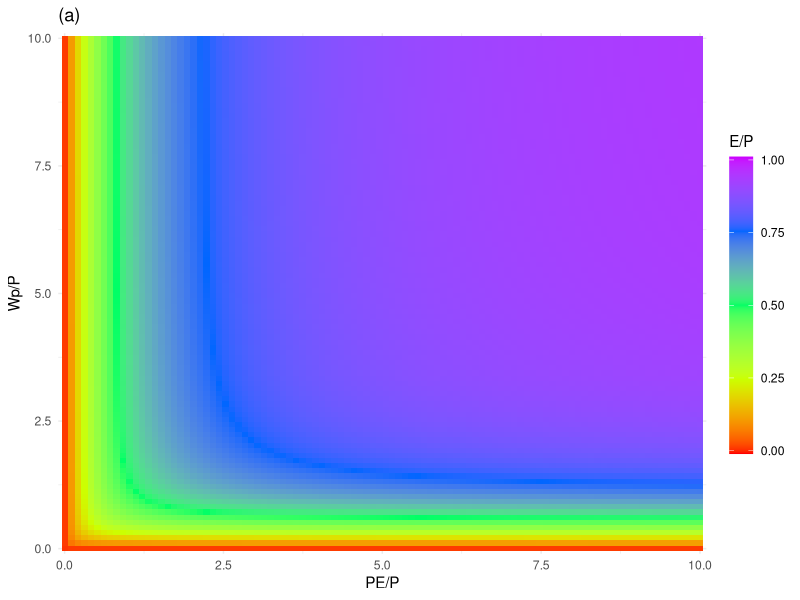
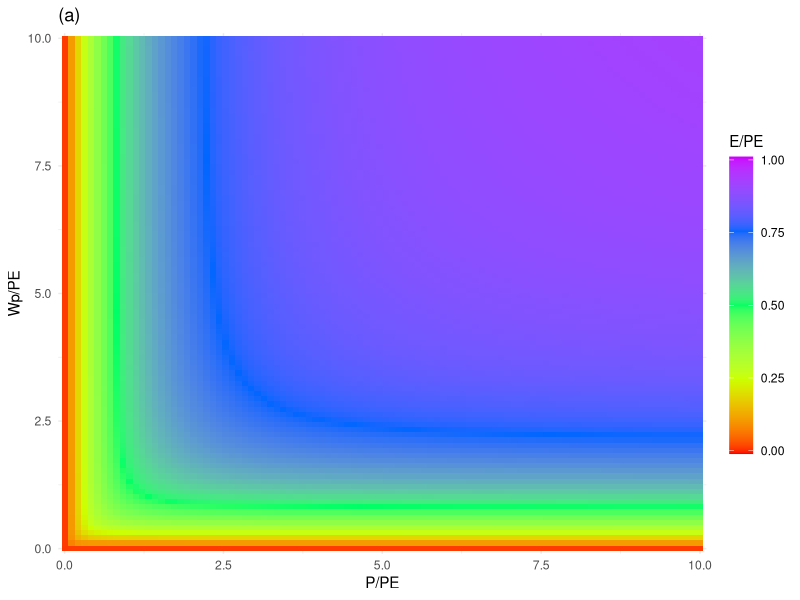
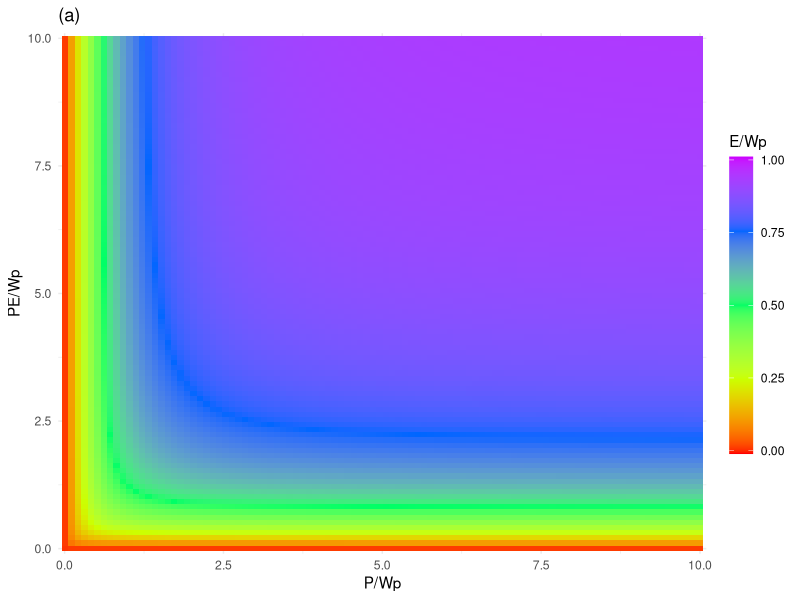

R code for these plots, in order:


## please install "ggplot2" packages at first
## The function "plot.generalize" is used to generate surface of generalized Budyko equation in three dimensionless forms

## Here are introduction to four parameters
## 1) "equation" can be equal to Fu-Fu, Fu-Yang, Fu-Wang, Yang-Fu, Yang-Yang, Yang-Wang, Wang-Fu, Wang-Yang, Wang-Wang
## 2) "n1" is the first parameter in the generalized Budyko equations
## 3) "n2" is the second parameter in the generalized Budyko equations
## 4) "space" can be equal to "water", "energy", and "storage", which are scaled by P, PE, and Wp, respectively


## plot function
plot.generalize=function(equation="Yang-Yang",n1=1,n2=1,space="water"){
  
  #  Three Budyko-type equations
  Budy=function(x1,x2,n,Budyko=1){
    re=switch(Budyko,
              x1+x2-(x1^n+x2^n)^(1/n),
              (x1^(-n)+x2^(-n))^(-1/n),
              (x1+x2-((x1+x2)^2-4*n*(2-n)*x1*x2)^0.5)/(2*n*(2-n))
    )
    return(re)
  }
  
  # Nine generalized Budyko functions
  generalize=function(P,Wp,PE,n1,n2,First=1,Second=2){
    W=Budy(x1 = P,x2 = Wp,n = n1,Budyko = First)
    E=Budy(x1 = W,x2 = PE,n = n2, Budyko=Second)
    return(E)
  }
  
  ## equations
  if(equation=="Fu-Fu") {first=1;second=1}
  if(equation=="Fu-Yang") {first=1;second=2}
  if(equation=="Fu-Wang") {first=1;second=3}
  
  if(equation=="Yang-Fu") {first=2;second=1}
  if(equation=="Yang-Yang") {first=2;second=2}
  if(equation=="Yang-Wang") {first=2;second=3}
  
  if(equation=="Wang-Fu") {first=3;second=1}
  if(equation=="Wang-Yang") {first=3;second=2}
  if(equation=="Wang-Wang") {first=3;second=3}
  
  
  ## plot
  library(ggplot2)

  if(space=="water"){
    
    WpP.seq=seq(0.01,10,length.out = 100)
    PEP.seq=seq(0.01,10,length.out = 100)
    Values=data.frame("PEP"=NA,"WpP"=NA,"Value"=NA)
    number=0
    for(x1 in 1:100){
      for(y1 in 1:100){
        PEP=PEP.seq[x1]
        WpP=WpP.seq[y1]
        temp=generalize(P=1,Wp=WpP.seq[y1],
                        PE=PEP.seq[x1],
                        n1=n1,n2=n2,First=2,Second=2)
        number=number+1
        Values[number,c("PEP","WpP")]=c(PEP,WpP)
        Values[number,c("Value")]=temp
      }
    }
    
    ## plot
    p1=ggplot()+
      geom_tile(data=Values,
                aes(x=PEP,y=WpP,fill=Value))+
      scale_fill_gradientn(colors = rainbow(5),limits=c(-.01,1.01))+
      labs(x="PE/P",y="Wp/P",fill="E/P",title="(a)")+
      scale_x_continuous(limits = c(-0.1,10.1), expand = c(0,0))+
      scale_y_continuous(limits = c(-0.1,10.1), expand = c(0,0))+
      theme_minimal()+
      theme(legend.key.height = unit(43,"pt"),
            legend.position = "right")
    
  }
  
  if(space=="energy"){
    
    WpPE.seq=seq(0.01,10,length.out = 100)
    PPE.seq=seq(0.01,10,length.out = 100)
    Values=data.frame("PPE"=NA,"WpPE"=NA,"Value"=NA)
    number=0
    for(x1 in 1:100){
      for(y1 in 1:100){
        PPE=PPE.seq[x1]
        WpPE=WpPE.seq[y1]
        temp=generalize(P=PPE,Wp=WpPE,
                        PE=1,
                        n1=n1,n2=n2,First=2,Second=2)
        number=number+1
        Values[number,c("PPE","WpPE")]=c(PPE,WpPE)
        Values[number,c("Value")]=temp
      }
    }
    
    ## plot
    p1=ggplot()+
      geom_tile(data=Values,
                aes(x=PPE,y=WpPE,fill=Value))+
      scale_fill_gradientn(colors = rainbow(5),limits=c(-.01,1.01))+
      labs(x="P/PE",y="Wp/PE",fill="E/PE",title="(a)")+
      scale_x_continuous(limits = c(-0.1,10.1), expand = c(0,0))+
      scale_y_continuous(limits = c(-0.1,10.1), expand = c(0,0))+
      theme_minimal()+
      theme(legend.key.height = unit(43,"pt"),
            legend.position = "right")
    
  }
  
  if(space=="storage"){
    
    PWp.seq=seq(0.01,10,length.out = 100)
    PEWp.seq=seq(0.01,10,length.out = 100)
    Values=data.frame("PWp"=NA,"PEWp"=NA,"Value"=NA)
    number=0
    for(x1 in 1:100){
      for(y1 in 1:100){
        PWp=PWp.seq[x1]
        PEWp=PEWp.seq[y1]
        temp=generalize(P=PWp,Wp=1,
                        PE=PEWp,
                        n1=n1,n2=n2,First=2,Second=2)
        number=number+1
        Values[number,c("PWp","PEWp")]=c(PWp,PEWp)
        Values[number,c("Value")]=temp
      }
    }
    
    ## plot
    p1=ggplot()+
      geom_tile(data=Values,
                aes(x=PWp,y=PEWp,fill=Value))+
      scale_fill_gradientn(colors = rainbow(5),limits=c(-.01,1.01))+
      labs(x="P/Wp",y="PE/Wp",fill="E/Wp",title="(a)")+
      scale_x_continuous(limits = c(-0.1,10.1), expand = c(0,0))+
      scale_y_continuous(limits = c(-0.1,10.1), expand = c(0,0))+
      theme_minimal()+
      theme(legend.key.height = unit(43,"pt"),
            legend.position = "right")
  }
  
  p1
}

## example
## Fu -Fu equation with n1=2 and n2=1.2 in water-limited space
plot.generalize(equation="Fu-Fu",n1=2,n2=1.2,space="water")

## Fu -Fu equation with n1=2 and n2=1.2 in energy-limited space
plot.generalize(equation="Fu-Fu",n1=2,n2=1.2,space="energy")

## Fu -Fu equation with n1=2 and n2=1.2 in storage-limited space
plot.generalize(equation="Fu-Fu",n1=2,n2=1.2,space="storage")

